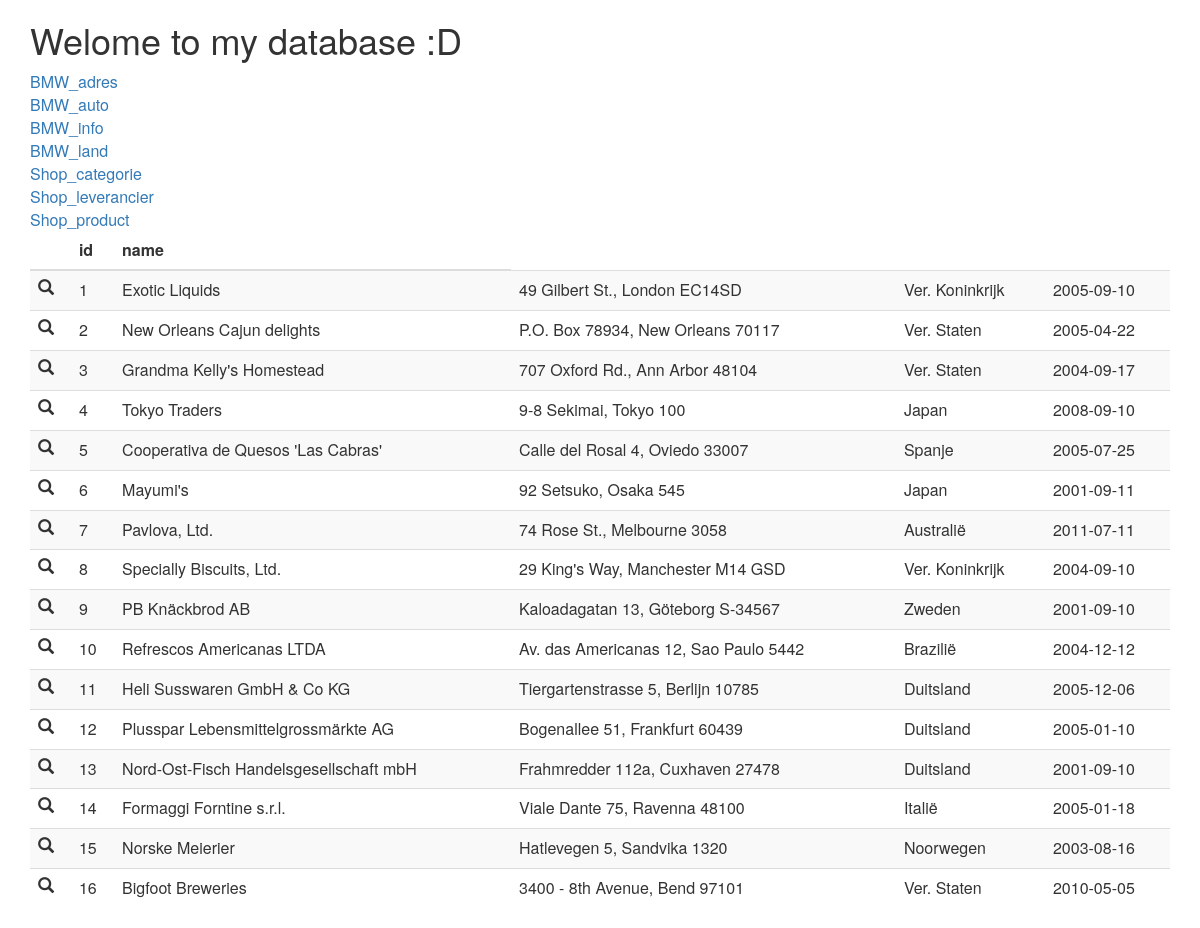
Page /tabel6.php on the committed database.
### tables this page shows
CREATE TABLE shop_leverancier (
  id int(11) NOT NULL,
  bedrijf varchar(250) NOT NULL,
  adres varchar(150) DEFAULT NULL,
  land varchar(150) DEFAULT NULL,
  sinds date DEFAULT NULL );

### www/tabel6.php (the view, shortened to what this page needs)
<html>
 <head>
  <link rel="stylesheet" href="http://maxcdn.bootstrapcdn.com/bootstrap/3.3.6/css/bootstrap.min.css">
</head>
<body>
    <div class="container">
    <?php echo "<h1>Welome to my database :D</h1>"; ?>
			<table>
				<tr><td><a href="/index.php">BMW_adres</a></td></tr>
				<tr><td><a href="/tabel2.php">BMW_auto</a></td></tr>
				<tr><td><a href="/tabel3.php">BMW_info</a></td></tr>
				<tr><td><a href="/tabel4.php">BMW_land</a></td></tr>
				<tr><td><a href="/tabel5.php">Shop_categorie</a></td></tr>
				<tr><td><a href="/tabel6.php">Shop_leverancier</a></td></tr>
				<tr><td><a href="/tabel7.php">Shop_product</a></td></tr>
			</table>
    <?php
    $conn = mysqli_connect('db', 'root', 'R1234-56', "myDB");
    $query = 'SELECT * From shop_leverancier';
    $result = mysqli_query($conn, $query);
    echo '<table class="table table-striped">';
    echo '<thead><tr><th></th><th>id</th><th>name</th></tr></thead>';
    while($value = $result->fetch_array(MYSQLI_ASSOC)){
        echo '<tr>';
        echo '<td><span class="glyphicon glyphicon-search"></span></td>';
        foreach($value as $element){
            echo '<td>' . $element . '</td>';
        }
        echo '</tr>';
    }
    echo '</table>';
    ?>
	</div>
</body>
</html>

### rows in the picture
shop_leverancier: id "1", bedrijf "Exotic Liquids", adres "49 Gilbert St., London EC14SD", land "Ver. Koninkrijk", sinds "2005-09-10"
shop_leverancier: id "2", bedrijf "New Orleans Cajun delights", adres "P.O. Box 78934, New Orleans 70117", land "Ver. Staten", sinds "2005-04-22"
shop_leverancier: id "3", bedrijf "Grandma Kelly's Homestead", adres "707 Oxford Rd., Ann Arbor 48104", land "Ver. Staten", sinds "2004-09-17"
shop_leverancier: id "4", bedrijf "Tokyo Traders", adres "9-8 Sekimai, Tokyo 100", land "Japan", sinds "2008-09-10"
shop_leverancier: id "5", bedrijf "Cooperativa de Quesos 'Las Cabras'", adres "Calle del Rosal 4, Oviedo 33007", land "Spanje", sinds "2005-07-25"
shop_leverancier: id "6", bedrijf "Mayumi's", adres "92 Setsuko, Osaka 545", land "Japan", sinds "2001-09-11"
shop_leverancier: id "7", bedrijf "Pavlova, Ltd.", adres "74 Rose St., Melbourne 3058", land "Australië", sinds "2011-07-11"
shop_leverancier: id "8", bedrijf "Specially Biscuits, Ltd.", adres "29 King's Way, Manchester M14 GSD", land "Ver. Koninkrijk", sinds "2004-09-10"
shop_leverancier: id "9", bedrijf "PB Knäckbrod AB", adres "Kaloadagatan 13, Göteborg S-34567", land "Zweden", sinds "2001-09-10"
shop_leverancier: id "10", bedrijf "Refrescos Americanas LTDA", adres "Av. das Americanas 12, Sao Paulo 5442", land "Brazilië", sinds "2004-12-12"
shop_leverancier: id "11", bedrijf "Heli Susswaren GmbH & Co KG", adres "Tiergartenstrasse 5, Berlijn 10785", land "Duitsland", sinds "2005-12-06"
shop_leverancier: id "12", bedrijf "Plusspar Lebensmittelgrossmärkte AG", adres "Bogenallee 51, Frankfurt 60439", land "Duitsland", sinds "2005-01-10"
shop_leverancier: id "13", bedrijf "Nord-Ost-Fisch Handelsgesellschaft mbH", adres "Frahmredder 112a, Cuxhaven 27478", land "Duitsland", sinds "2001-09-10"
shop_leverancier: id "14", bedrijf "Formaggi Forntine s.r.l.", adres "Viale Dante 75, Ravenna 48100", land "Italië", sinds "2005-01-18"
shop_leverancier: id "15", bedrijf "Norske Meierier", adres "Hatlevegen 5, Sandvika 1320", land "Noorwegen", sinds "2003-08-16"
shop_leverancier: id "16", bedrijf "Bigfoot Breweries", adres "3400 - 8th Avenue, Bend 97101", land "Ver. Staten", sinds "2010-05-05"
